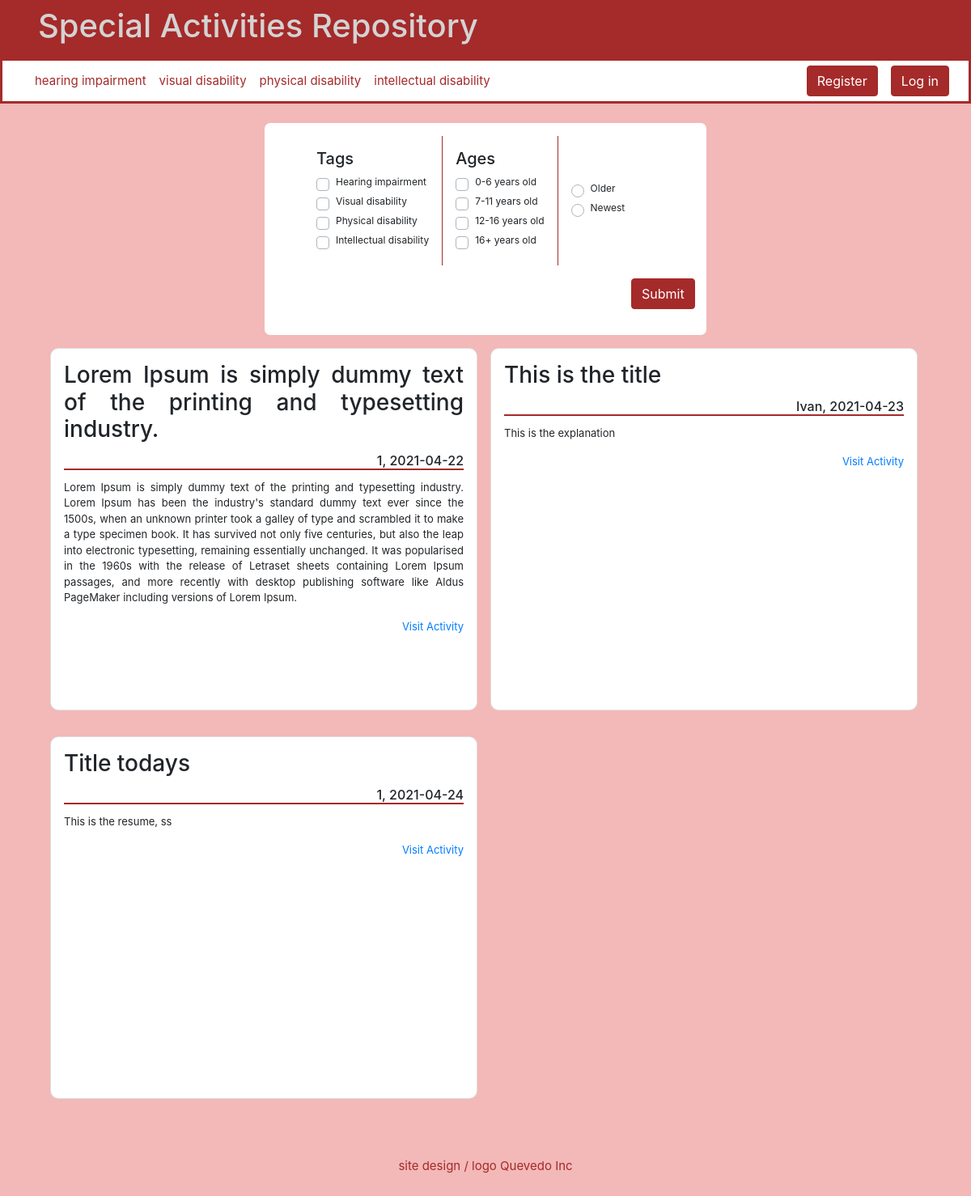
The page / on the database its author committed.
### tables this page shows
CREATE TABLE activities (id INTEGER PRIMARY KEY AUTOINCREMENT, title TEXT NOT NULL, explanation TEXT UNIQUE, activity TEXT NOT NULL UNIQUE, day_published DATE DEFAULT (date('now', 'localtime')), user_id INTEGER REFERENCES users (id));

### app.py (the view)
@app.route("/")
def index():
    activities = db.execute("SELECT DISTINCT activities.*, users.username FROM activities INNER JOIN users ON activities.user_id = users.id")
    return render_template("index.html", activities=activities)

### templates/index.html (shortened to what this page needs)
{% extends "layout.html" %}
{% block main %}
    <div id="filter_div">
        <form action="/content" method="POST">
            <div id="tags">
                <h5>Tags</h5>
                <div class="custom-control custom-checkbox">
                    <label class="custom-control-label" for="customCheck">Hearing impairment</label>
                </div>
                <div class="custom-control custom-checkbox">
                    <label class="custom-control-label" for="customCheck1">Visual disability</label>
                </div>
                <div class="custom-control custom-checkbox">
                    <label class="custom-control-label" for="customCheck2">Physical disability</label>
                </div>
                <div class="custom-control custom-checkbox">
                    <label class="custom-control-label" for="customCheck3">Intellectual disability</label>
                </div>
            </div>
            <div id="ages">
                <h5>Ages</h5>
                <div class="custom-control custom-checkbox">
                    <label class="custom-control-label" for="customCheck4">0-6 years old</label>
                </div>
                <div class="custom-control custom-checkbox">
                    <label class="custom-control-label" for="customCheck5">7-11 years old</label>
                </div>
                <div class="custom-control custom-checkbox">
                    <label class="custom-control-label" for="customCheck6">12-16 years old</label>
                </div>
                <div class="custom-control custom-checkbox">
                    <label class="custom-control-label" for="customCheck7">16+ years old</label>
                </div>
            </div>
            <div id="time">
                <div class="custom-control custom-radio">
                    <label class="custom-control-label" for="customRadio8">Older</label>
                </div>
                <div class="custom-control custom-radio">
                    <label class="custom-control-label" for="customRadio9">Newest</label>
                </div>
            </div>
            <input id="btn_nav" class="nav-item btn" type="submit" value="Submit">
        </form>
    </div>
    {% for activity in activities %}
    <div class="content_card">
        <div class="card">
            <h3 class="card-title">{{ activity['title'] }}</h3>
            <h6 class="card-title">{{ activity['username'] }}, {{ activity['day_published'] }}</h6>
            <p class="card-text">{{ activity['explanation'] }}</p>
            <a href="/activity?q={{ activity['id'] }}" class="card-link">Visit Activity</a>
        </div>
    </div>
    {% endfor %}
{% endblock %}

### static/styles.css (style rules this page uses)
body { background-color: rgb(243, 184, 184); opacity: 10; font-size: 15px; }
main .btn, main .btn:hover { width: 100%; height: auto; color: white; background-color: brown; border-color: brown; }
#btn_nav { text-align: center; margin: 1rem 0.5rem; padding: auto; height: auto; color: white; background-color: brown; border-color: brown; }
#filter_div { text-justify: newspaper; text-align: justify; font-size: 12px; margin: auto 25%; padding: 1rem 3rem; background-color: white; border-radius: 7px !important; }
#tags, #ages { float: left; padding: 1rem; border-right: 1px solid brown; }
#time { padding: 1rem; margin: 2.5rem auto; float: left; }
#filter_div #btn_nav { width: auto; margin-left: 90%; }
.card { background-color: white; float: left; margin: 1rem 0.5rem; padding: 1rem; width: 33rem; height: 28rem; font-size: small; text-align: justify; border-radius: 10px !important; }
.card h6 { text-align: right; border-bottom: 2px solid brown; }
.card-link { text-align: right; }
.card-text { overflow-x: auto; }

### rows shown on the page
activities: title "Lorem Ipsum is simply dummy text of the printing and typesetting industry.", username "1", day_published "2021-04-22", explanation "Lorem Ipsum is simply dummy text of the printing and typesetting industry. Lorem Ipsum has been the industry's standard dummy text ever since the 1500s, when an unknown printer took a galley of type and scrambled it to make a type specimen book. It has survived not only five centuries, but also the leap into electronic typesetting, remaining essentially unchanged. It was popularised in the 1960s with the release of Letraset sheets containing Lorem Ipsum passages, and more recently with desktop publishing software like Aldus PageMaker including versions of Lorem Ipsum."
activities: title "This is the title", username "Ivan", day_published "2021-04-23", explanation "This is the explanation"
activities: title "Title todays", username "1", day_published "2021-04-24", explanation "This is the resume, ss"
